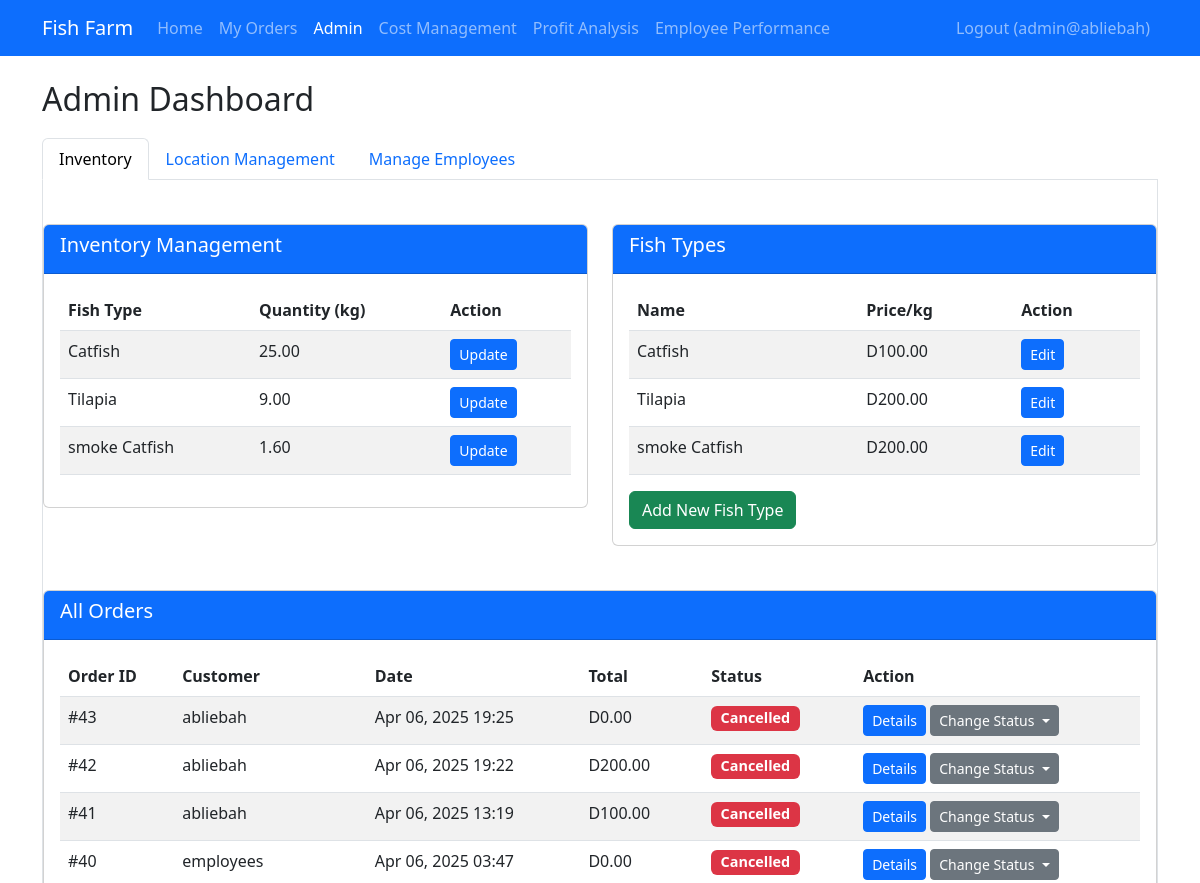
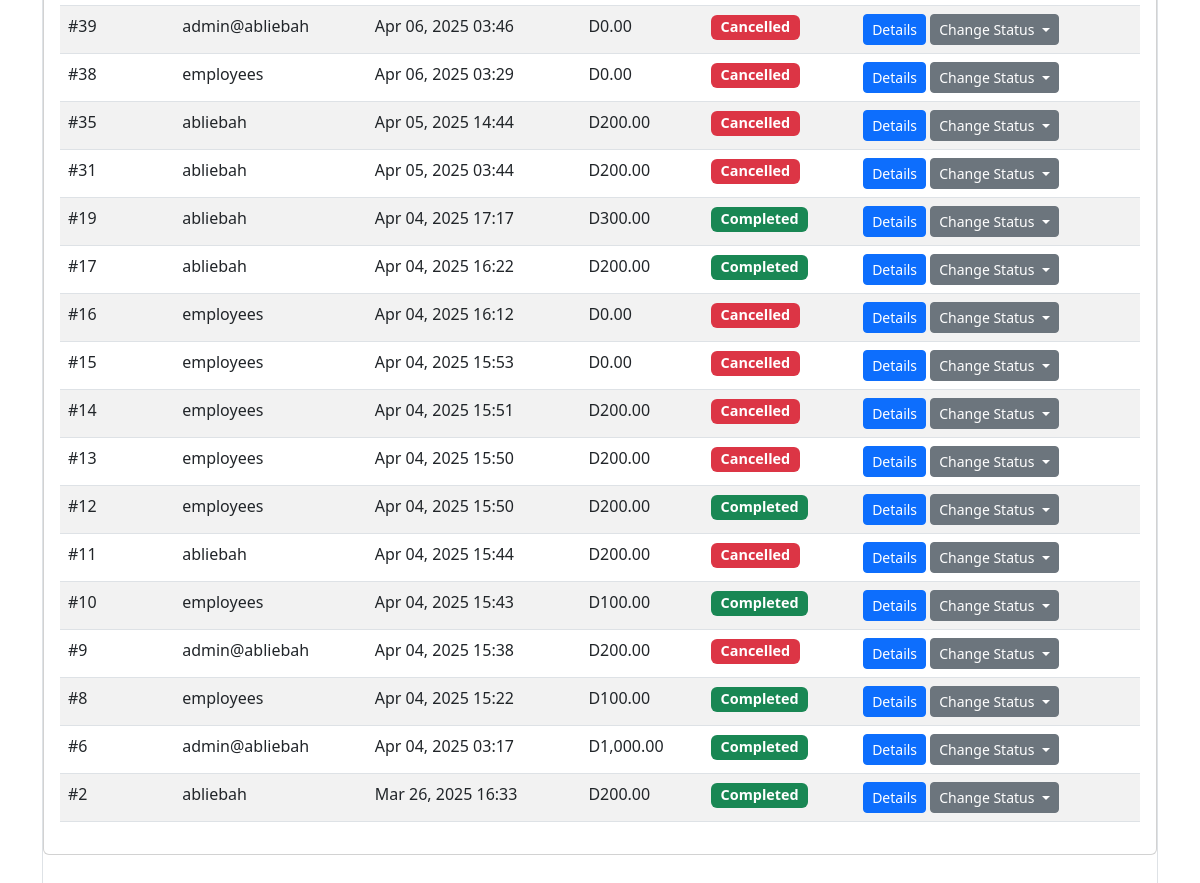
/admin.php (signed in), run on the app's committed database (2 pictures, top to bottom).
### tables this page shows
CREATE TABLE `inventory` (
  `id` int(11) NOT NULL,
  `fish_type_id` int(11) NOT NULL,
  `quantity_kg` decimal(10,2) NOT NULL,
  `last_updated` timestamp NOT NULL DEFAULT current_timestamp() ON UPDATE current_timestamp()
);

CREATE TABLE `fish_types` (
  `id` int(11) NOT NULL,
  `name` varchar(50) NOT NULL,
  `description` text DEFAULT NULL,
  `price_per_kg` decimal(10,2) NOT NULL,
  `image_path` varchar(255) DEFAULT NULL
);

CREATE TABLE `orders` (
  `id` int(11) NOT NULL,
  `user_id` int(11) NOT NULL,
  `order_date` timestamp NOT NULL DEFAULT current_timestamp(),
  `status` enum('pending','processing','completed','cancelled') DEFAULT 'pending',
  `total_amount` decimal(10,2) NOT NULL
);

CREATE TABLE `users` (
  `id` int(11) NOT NULL,
  `username` varchar(50) NOT NULL,
  `password` varchar(255) NOT NULL,
  `email` varchar(100) NOT NULL,
  `role` enum('admin','employee','customer') DEFAULT 'customer',
  `created_at` timestamp NOT NULL DEFAULT current_timestamp()
);

### auth.php (called while the page is built, shortened)
<?php
function isLoggedIn()
{
    return isset($_SESSION['user_id']);
}
function isAdmin()
{
    return isLoggedIn() && $_SESSION['role'] === 'admin';
}

### functions.php (called while the page is built, shortened)
<?php
require_once 'config.php';
function getAllFishTypes()
{
    global $pdo;
    $stmt = $pdo->query("SELECT * FROM fish_types");
    return $stmt->fetchAll();
}
function getInventory()
{
    global $pdo;
    $stmt = $pdo->query("SELECT i.*, f.name, f.price_per_kg FROM inventory i JOIN fish_types f ON i.fish_type_id = f.id");
    return $stmt->fetchAll();
}
function getOrders($userId = null)
{
    global $pdo;
    if ($userId) {
        $stmt = $pdo->prepare("SELECT o.*, u.username FROM orders o JOIN users u ON o.user_id = u.id WHERE o.user_id = ? ORDER BY o.order_date DESC");
        $stmt->execute([$userId]);
    } else {
        $stmt = $pdo->query("SELECT o.*, u.username FROM orders o JOIN users u ON o.user_id = u.id ORDER BY o.order_date DESC");
    }
    return $stmt->fetchAll();
}

### admin.php (the view, shortened to what this page needs)
<?php
require_once 'auth.php';
require_once 'functions.php';
$fishTypes = getAllFishTypes();
$inventory = getInventory();
$orders = getOrders();
?>
<!DOCTYPE html>
<html lang="en">
<head>
    <link href="https://cdn.jsdelivr.net/npm/bootstrap@5.3.0/dist/css/bootstrap.min.css" rel="stylesheet">
</head>
<body>
    <nav class="navbar navbar-expand-lg navbar-dark bg-primary">
        <div class="container">
            <a class="navbar-brand" href="#">Fish Farm</a>
            <div class="collapse navbar-collapse" id="navbarNav">
                <ul class="navbar-nav me-auto">
                    <li class="nav-item">
                        <a class="nav-link" href="index.php">Home</a>
                    </li>
                    <li class="nav-item">
                        <a class="nav-link" href="orders.php">My Orders</a>
                    </li>
                    <li class="nav-item">
                        <a class="nav-link active" href="admin.php">Admin</a>
                    </li>
                    <li class="nav-item">
                        <a class="nav-link" href="cost_management.php">Cost Management</a>
                    </li>
                    <li class="nav-item">
                        <a class="nav-link" href="profit_analysis.php">Profit Analysis</a>
                    </li>
                    <li class="nav-item">
                        <a class="nav-link" href="employee_performance.php">Employee Performance</a>
                    </li>
                </ul>
                <ul class="navbar-nav">
                    <li class="nav-item">
                        <a class="nav-link" href="logout.php">Logout (<?= htmlspecialchars($_SESSION['username']) ?>)</a>
                    </li>
                </ul>
            </div>
        </div>
    </nav>
    <div class="container mt-4">
        <h2>Admin Dashboard</h2>
        <ul class="nav nav-tabs" id="adminTabs" role="tablist">
            <li class="nav-item" role="presentation">
                <button class="nav-link active" id="inventory-tab" data-bs-toggle="tab" data-bs-target="#inventory" type="button" role="tab">Inventory</button>
            </li>
            <li class="nav-item" role="presentation">
                <a class="nav-link" href="location_management.php">Location Management</a>
            </li>
            <?php if (isAdmin()): ?>
                <li class="nav-item">
                    <a class="nav-link" href="manage_employees.php">Manage Employees</a>
                </li>
            <?php endif; ?>
        </ul>
        <div class="tab-content" id="adminTabsContent">
            <div class="tab-pane fade show active" id="inventory" role="tabpanel">
                <div class="row mt-4">
                    <div class="col-md-6">
                        <div class="card">
                            <div class="card-header bg-primary text-white">
                                <h5>Inventory Management</h5>
                            </div>
                            <div class="card-body">
                                <table class="table table-striped">
                                    <thead>
                                        <tr>
                                            <th>Fish Type</th>
                                            <th>Quantity (kg)</th>
                                            <th>Action</th>
                                        </tr>
                                    </thead>
                                    <tbody>
                                        <?php foreach ($inventory as $item): ?>
                                            <tr>
                                                <td><?= htmlspecialchars($item['name']) ?></td>
                                                <td><?= number_format($item['quantity_kg'], 2) ?></td>
                                                <td>
                                                    <button class="btn btn-sm btn-primary" data-bs-toggle="modal" data-bs-target="#updateInventoryModal"
                                                        data-id="<?= $item['fish_type_id'] ?>" data-name="<?= htmlspecialchars($item['name']) ?>"
                                                        data-quantity="<?= $item['quantity_kg'] ?>">
                                                        Update
                                                    </button>
                                                </td>
                                            </tr>
                                        <?php endforeach; ?>
                                    </tbody>
                                </table>
                            </div>
                        </div>
                    </div>
                    <div class="col-md-6">
                        <div class="card">
                            <div class="card-header bg-primary text-white">
                                <h5>Fish Types</h5>
                            </div>
                            <div class="card-body">
                                <table class="table table-striped">
                                    <thead>
                                        <tr>
                                            <th>Name</th>
                                            <th>Price/kg</th>
                                            <th>Action</th>
                                        </tr>
                                    </thead>
                                    <tbody>
                                        <?php foreach ($fishTypes as $fish): ?>
                                            <tr>
                                                <td><?= htmlspecialchars($fish['name']) ?></td>
                                                <td>D<?= number_format($fish['price_per_kg'], 2) ?></td>
                                                <td>
                                                    <button class="btn btn-sm btn-primary" data-bs-toggle="modal" data-bs-target="#editFishModal"
                                                        data-id="<?= $fish['id'] ?>" data-name="<?= htmlspecialchars($fish['name']) ?>"
                                                        data-description="<?= htmlspecialchars($fish['description']) ?>"
                                                        data-price="<?= $fish['price_per_kg'] ?>">
                                                        Edit
                                                    </button>
                                                </td>
                                            </tr>
                                        <?php endforeach; ?>
                                    </tbody>
                                </table>
                                <button class="btn btn-success" data-bs-toggle="modal" data-bs-target="#addFishModal">
                                    Add New Fish Type
                                </button>
                            </div>
                        </div>
                    </div>
                </div>
                <div class="card mt-4">
                    <div class="card-header bg-primary text-white">
                        <h5>All Orders</h5>
                    </div>
                    <div class="card-body">
                        <table class="table table-striped">
                            <thead>
                                <tr>
                                    <th>Order ID</th>
                                    <th>Customer</th>
                                    <th>Date</th>
                                    <th>Total</th>
                                    <th>Status</th>
                                    <th>Action</th>
                                </tr>
                            </thead>
                            <tbody>
                                <?php foreach ($orders as $order): ?>
                                    <tr>
                                        <td>#<?= $order['id'] ?></td>
                                        <td><?= htmlspecialchars($order['username']) ?></td>
                                        <td><?= date('M d, Y H:i', strtotime($order['order_date'])) ?></td>
                                        <td>D<?= number_format($order['total_amount'], 2) ?></td>
                                        <td>
                                            <span class="badge
                                <?= $order['status'] === 'completed' ? 'bg-success' : ($order['status'] === 'processing' ? 'bg-primary' : ($order['status'] === 'cancelled' ? 'bg-danger' : 'bg-secondary')) ?>">
                                                <?= ucfirst($order['status']) ?>
                                            </span>
                                        </td>
                                        <td>
                                            <button class="btn btn-sm btn-primary" data-bs-toggle="modal" data-bs-target="#orderDetailsModal"
                                                data-id="<?= $order['id'] ?>">
                                                Details
                                            </button>
                                            <div class="btn-group">
                                                <button type="button" class="btn btn-sm btn-secondary dropdown-toggle" data-bs-toggle="dropdown">
                                                    Change Status
                                                </button>
                                            </div>
                                        </td>
                                    </tr>
                                <?php endforeach; ?>
                            </tbody>
                        </table>
                    </div>
                </div>
</body>
</html>

### admin.php (style rules this page uses)
.tab-content { padding: 20px 0; border-left: 1px solid #dee2e6; border-right: 1px solid #dee2e6; border-bottom: 1px solid #dee2e6; border-radius: 0 0 5px 5px; }
.badge { font-size: 0.9rem; }
.card { margin-bottom: 20px; }
.nav-tabs { margin-top: 20px; }

### data on the page
inventory: fish_type.name "Catfish", quantity_kg "25.00"
inventory: fish_type.name "Tilapia", quantity_kg "9.00"
inventory: fish_type.name "smoke Catfish", quantity_kg "1.60"
fish_types: name "Catfish", price_per_kg "100.00"
fish_types: name "Tilapia", price_per_kg "200.00"
fish_types: name "smoke Catfish", price_per_kg "200.00"
orders: id "43", user.username "abliebah", order_date "Apr 06, 2025 19:25", total_amount "0.00", status "Cancelled"
orders: id "42", user.username "abliebah", order_date "Apr 06, 2025 19:22", total_amount "200.00", status "Cancelled"
orders: id "41", user.username "abliebah", order_date "Apr 06, 2025 13:19", total_amount "100.00", status "Cancelled"
orders: id "40", user.username "employees", order_date "Apr 06, 2025 03:47", total_amount "0.00", status "Cancelled"
orders: id "39", user.username "admin@abliebah", order_date "Apr 06, 2025 03:46", total_amount "0.00", status "Cancelled"
orders: id "38", user.username "employees", order_date "Apr 06, 2025 03:29", total_amount "0.00", status "Cancelled"
orders: id "35", user.username "abliebah", order_date "Apr 05, 2025 14:44", total_amount "200.00", status "Cancelled"
orders: id "31", user.username "abliebah", order_date "Apr 05, 2025 03:44", total_amount "200.00", status "Cancelled"
orders: id "19", user.username "abliebah", order_date "Apr 04, 2025 17:17", total_amount "300.00", status "Completed"
orders: id "17", user.username "abliebah", order_date "Apr 04, 2025 16:22", total_amount "200.00", status "Completed"
orders: id "16", user.username "employees", order_date "Apr 04, 2025 16:12", total_amount "0.00", status "Cancelled"
orders: id "15", user.username "employees", order_date "Apr 04, 2025 15:53", total_amount "0.00", status "Cancelled"
orders: id "14", user.username "employees", order_date "Apr 04, 2025 15:51", total_amount "200.00", status "Cancelled"
orders: id "13", user.username "employees", order_date "Apr 04, 2025 15:50", total_amount "200.00", status "Cancelled"
orders: id "12", user.username "employees", order_date "Apr 04, 2025 15:50", total_amount "200.00", status "Completed"
orders: id "11", user.username "abliebah", order_date "Apr 04, 2025 15:44", total_amount "200.00", status "Cancelled"
orders: id "10", user.username "employees", order_date "Apr 04, 2025 15:43", total_amount "100.00", status "Completed"
orders: id "9", user.username "admin@abliebah", order_date "Apr 04, 2025 15:38", total_amount "200.00", status "Cancelled"
orders: id "8", user.username "employees", order_date "Apr 04, 2025 15:22", total_amount "100.00", status "Completed"
orders: id "6", user.username "admin@abliebah", order_date "Apr 04, 2025 03:17", total_amount "1,000.00", status "Completed"
orders: id "2", user.username "abliebah", order_date "Mar 26, 2025 16:33", total_amount "200.00", status "Completed"

### other printed values
$_SESSION['username'] "admin@abliebah"
